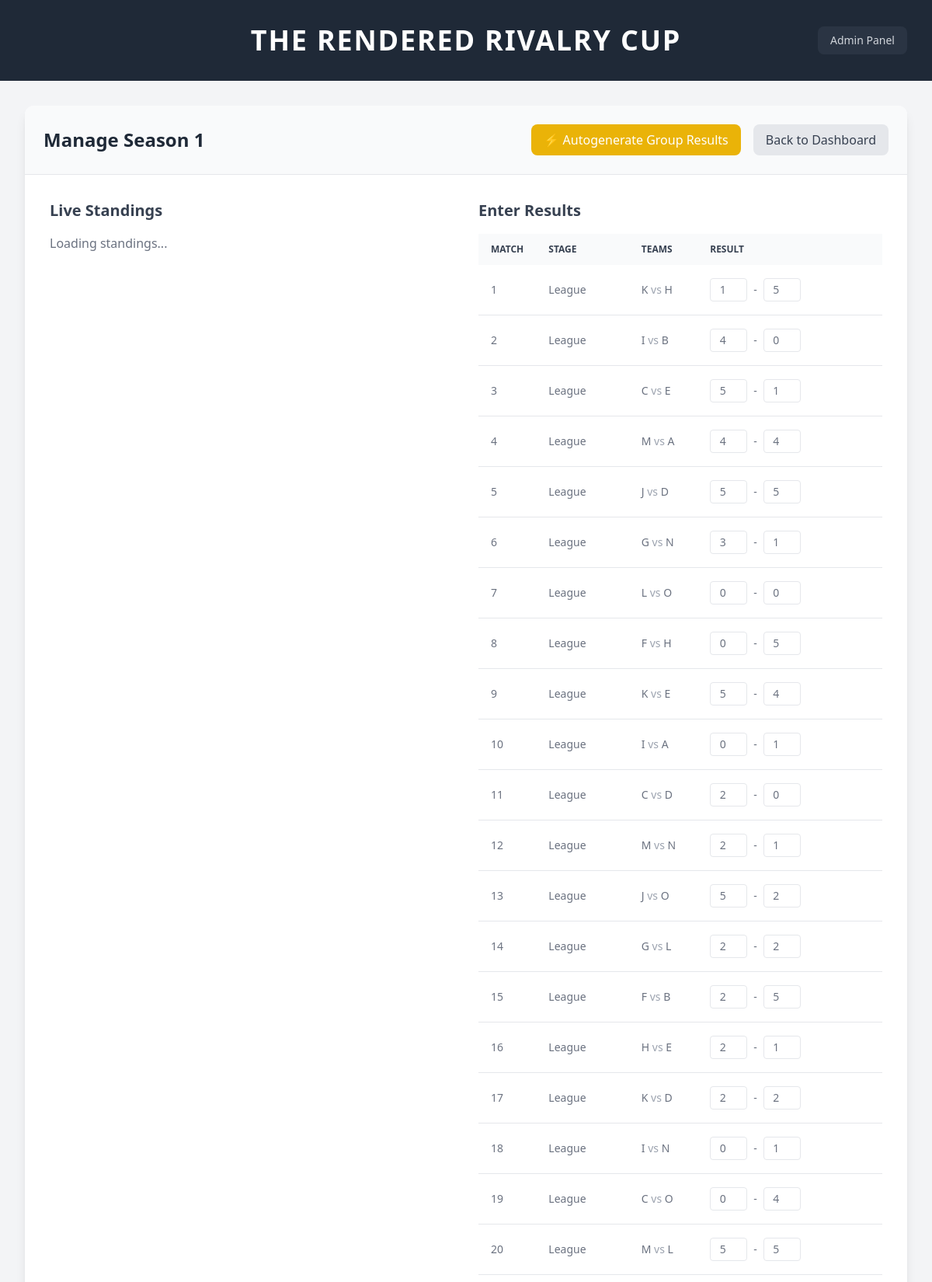
/admin/manage/1 (signed in, upper part), run on the app's committed database.
### tables this page shows
CREATE TABLE tournaments (
                                tournament_id INTEGER PRIMARY KEY AUTOINCREMENT,
                                season_number INTEGER NOT NULL,
                                created_date TEXT,
                                settings TEXT 
                             );

CREATE TABLE fixtures (
                                match_no INTEGER PRIMARY KEY AUTOINCREMENT,
                                tournament_id INTEGER NOT NULL,
                                team1_id INTEGER, team2_id INTEGER,
                                placeholder_t1 TEXT, placeholder_t2 TEXT,
                                team1_goals INTEGER, team2_goals INTEGER,
                                team1_pso INTEGER, team2_pso INTEGER,
                                status TEXT DEFAULT 'Not Played', stage TEXT, round_in_stage INTEGER,
                                FOREIGN KEY(tournament_id) REFERENCES tournaments(tournament_id) ON DELETE CASCADE,
                                FOREIGN KEY(team1_id) REFERENCES teams(team_id),
                                FOREIGN KEY(team2_id) REFERENCES teams(team_id)
                             );

### app.py (the view)
@app.route('/admin/manage/<int:tournament_id>')
def manage_tournament(tournament_id):
    if not session.get('logged_in'): return redirect(url_for('admin_login'))
    tournament_info = db_manager.get_tournament_by_id(tournament_id)
    fixtures = db_manager.get_all_fixtures(tournament_id)
    return render_template('manage_tournament.html', tournament=tournament_info, fixtures=fixtures)

### Tournament_Manager.py (called while the page is built)
    def get_tournament_by_id(self, tournament_id):
        self.cursor.execute("SELECT * FROM tournaments WHERE tournament_id = ?", (tournament_id,))
        return self.cursor.fetchone()

    def get_all_fixtures(self, tournament_id):
        self.cursor.execute("SELECT * FROM fixtures WHERE tournament_id = ? ORDER BY match_no ASC", (tournament_id,))
        rows = self.cursor.fetchall()
        matches = []
        for r in rows:
            t1 = self.get_team_by_id(r['team1_id']) if r['team1_id'] is not None else None
            t2 = self.get_team_by_id(r['team2_id']) if r['team2_id'] is not None else None
            matches.append(Match(db_manager=self, **dict(r), team1=t1, team2=t2))
        return matches

    def get_team_by_id(self, team_id):
        self.cursor.execute("SELECT * FROM teams WHERE team_id=?", (team_id,))
        r = self.cursor.fetchone()
        return Team(**dict(r)) if r else None

    @property
    def team1_name(self): return self.team1.name if self.team1 else self.p1

    @property
    def team2_name(self): return self.team2.name if self.team2 else self.p2

### templates/manage_tournament.html (shortened to what this page needs)
<!DOCTYPE html>
<html lang="en">
  <head>
    <script src="https://cdn.tailwindcss.com"></script>
  </head>
  <body class="bg-gray-100 font-sans">
    <header class="w-full bg-gray-800 py-8 text-center relative">
      <h1 class="text-white text-4xl font-semibold uppercase tracking-wider">
        THE RENDERED RIVALRY CUP
      </h1>
      <a
        href="/admin"
        class="absolute top-1/2 -translate-y-1/2 right-4 md:right-8 text-sm font-medium text-gray-300 bg-gray-700/50 px-4 py-2 rounded-lg hover:bg-gray-600/50 transition-colors"
      >
        Admin Panel
      </a>
    </header>
    <div class="w-full px-4 sm:px-6 lg:px-8 mt-8">
      <div class="bg-white rounded-xl shadow-lg overflow-hidden">
        <div
          class="p-6 bg-gray-50 border-b border-gray-200 flex flex-wrap items-center justify-between gap-4"
        >
          <h2 class="text-2xl font-bold text-gray-800">
            Manage Season {{ tournament.season_number }}
          </h2>
          <div class="flex items-center gap-4">
            <button
              onclick="autogenerateResults({{ tournament.tournament_id }})"
              class="px-4 py-2 text-white bg-yellow-500 rounded-lg hover:bg-yellow-600 transition-colors duration-300"
            >
              ⚡ Autogenerate Group Results
            </button>
            <a
              href="/admin/dashboard"
              class="px-4 py-2 text-gray-700 bg-gray-200 rounded-lg hover:bg-gray-300 transition-colors duration-300"
              >Back to Dashboard</a
            >
          </div>
        </div>
        <main class="p-6 md:p-8 grid grid-cols-1 lg:grid-cols-2 gap-8">
          <div class="lg:col-span-1">
            <h3 class="text-xl font-bold text-gray-700 mb-4">Live Standings</h3>
            <div id="standings-container">
              <p class="text-gray-500">Loading standings...</p>
            </div>
          </div>
          <div class="lg:col-span-1">
            <h3 class="text-xl font-bold text-gray-700 mb-4">Enter Results</h3>
            <div class="overflow-x-auto">
              <table class="w-full text-sm text-left text-gray-500">
                <thead class="text-xs text-gray-700 uppercase bg-gray-50">
                  <tr>
                    <th class="px-4 py-3">Match</th>
                    <th class="px-4 py-3">Stage</th>
                    <th class="px-4 py-3">Teams</th>
                    <th class="px-4 py-3">Result</th>
                  </tr>
                </thead>
                <tbody>
                  {% for match in fixtures %}
                  <tr class="bg-white border-b hover:bg-gray-50">
                    <td class="px-4 py-4">{{ loop.index }}</td>
                    <td class="px-4 py-4 whitespace-nowrap">
                      {{ match.stage }}
                    </td>
                    <td class="px-4 py-4 font-medium">
                      {{ match.team1_name or 'TBD' }}
                      <span class="text-gray-400">vs</span> {{ match.team2_name
                      or 'TBD' }}
                    </td>
                    <td class="px-4 py-4">
                      <form
                        id="form-{{ match.match_no }}"
                        class="flex items-center gap-2"
                      >
                        <input
                          type="number"
                          name="team1_goals"
                          value="{{ match.team1_goals if match.team1_goals is not none else '' }}"
                          placeholder="G1"
                          min="0"
                          class="w-12 p-1 border rounded text-center"
                        />
                        <span>-</span>
                        <input
                          type="number"
                          name="team2_goals"
                          value="{{ match.team2_goals if match.team2_goals is not none else '' }}"
                          placeholder="G2"
                          min="0"
                          class="w-12 p-1 border rounded text-center"
                        />
                      </form>
                    </td>
                  </tr>
                  {% endfor %}
                </tbody>
              </table>
            </div>
          </div>
        </main>
      </div>
    </div>
  </body>
</html>

### data on the page
tournaments: season_number "1"
fixtures: stage "League", team1_name "K", team2_name "H", team1_goals "1", team2_goals "5"
fixtures: stage "League", team1_name "I", team2_name "B", team1_goals "4", team2_goals "0"
fixtures: stage "League", team1_name "C", team2_name "E", team1_goals "5", team2_goals "1"
fixtures: stage "League", team1_name "M", team2_name "A", team1_goals "4", team2_goals "4"
fixtures: stage "League", team1_name "J", team2_name "D", team1_goals "5", team2_goals "5"
fixtures: stage "League", team1_name "G", team2_name "N", team1_goals "3", team2_goals "1"
fixtures: stage "League", team1_name "L", team2_name "O", team1_goals "0", team2_goals "0"
fixtures: stage "League", team1_name "F", team2_name "H", team1_goals "0", team2_goals "5"
fixtures: stage "League", team1_name "K", team2_name "E", team1_goals "5", team2_goals "4"
fixtures: stage "League", team1_name "I", team2_name "A", team1_goals "0", team2_goals "1"
fixtures: stage "League", team1_name "C", team2_name "D", team1_goals "2", team2_goals "0"
fixtures: stage "League", team1_name "M", team2_name "N", team1_goals "2", team2_goals "1"
fixtures: stage "League", team1_name "J", team2_name "O", team1_goals "5", team2_goals "2"
fixtures: stage "League", team1_name "G", team2_name "L", team1_goals "2", team2_goals "2"
fixtures: stage "League", team1_name "F", team2_name "B", team1_goals "2", team2_goals "5"
fixtures: stage "League", team1_name "H", team2_name "E", team1_goals "2", team2_goals "1"
fixtures: stage "League", team1_name "K", team2_name "D", team1_goals "2", team2_goals "2"
fixtures: stage "League", team1_name "I", team2_name "N", team1_goals "0", team2_goals "1"
fixtures: stage "League", team1_name "C", team2_name "O", team1_goals "0", team2_goals "4"
fixtures: stage "League", team1_name "M", team2_name "L", team1_goals "5", team2_goals "5"
